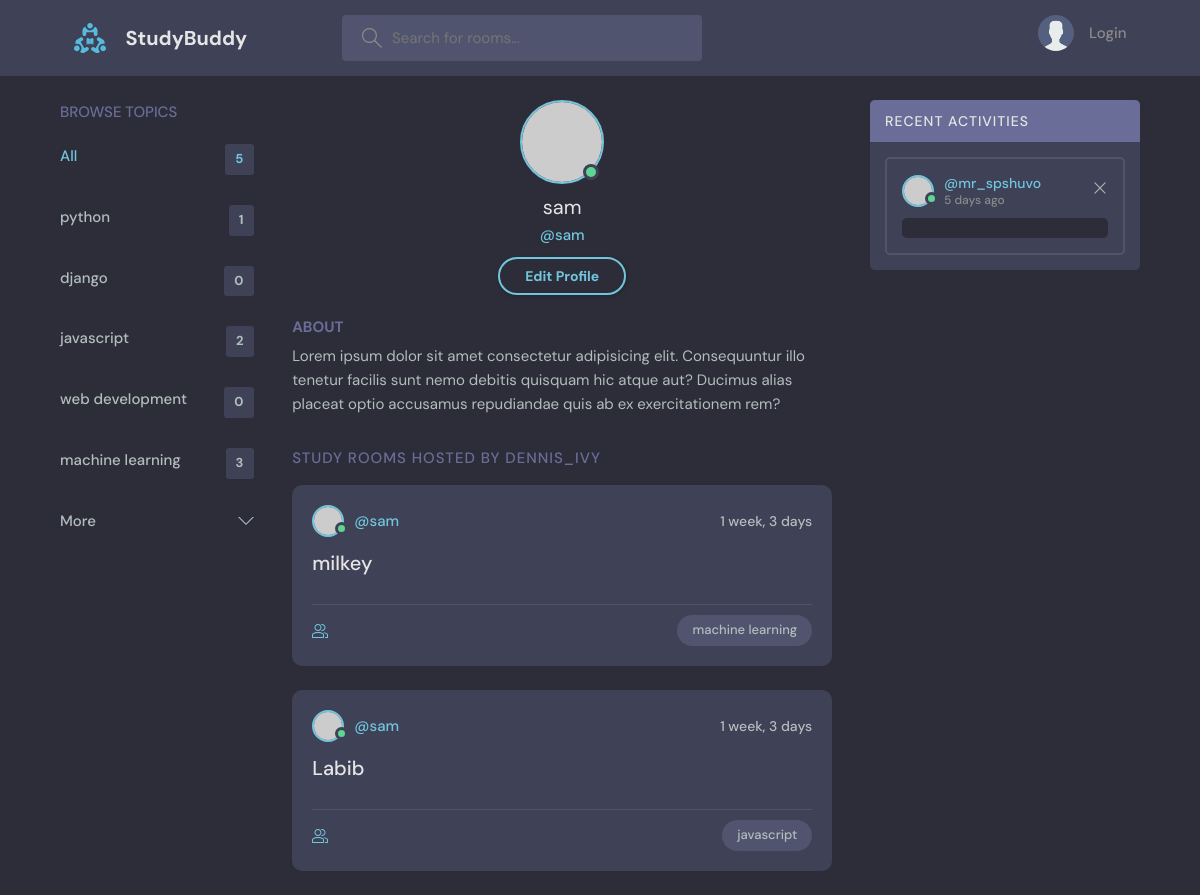
The app's page /profile/2/ with its own data.
### polls/models.py (models this page shows, shortened)
class Topic(models.Model):
    name = models.CharField(max_length=200)

class Room(models.Model):
    host = models.ForeignKey(User, on_delete=models.SET_NULL, null=True)
    topic = models.ForeignKey(Topic, on_delete=models.SET_NULL, null=True)
    name = models.CharField(max_length=200)
    description = models.TextField(null=True, blank=True)
    particpents = models.ManyToManyField(User, 'participents', blank=True)
    updated = models.DateTimeField(auto_now=True)
    created = models.DateTimeField(auto_now_add=True)
    class Meta:
        ordering = ['-updated', '-created']

### polls/views.py (the view)
# urls.py: path('profile/<str:pk>/', views.userProfile, name='user-profile'),
def userProfile(request, pk):
    user=User.objects.get(id=pk)
    rooms=user.room_set.all()
    room_massages=user.massage_set.all()
    topics=Topic.objects.all()
    context={'user':user, 'rooms':rooms ,'room_massages':room_massages ,'topics':topics}
    return render(request, 'polls/profile.html', context)

### polls/templates/polls/profile.html
{% extends 'main.html'%}
{% block content %}
  <main class="profile-page layout layout--3">
    <div class="container">
      {% include 'polls/topic_component.html'%}
      <div class="roomList">
        <div class="profile">
          <div class="profile__avatar">
            <div class="avatar avatar--large active">
              <img src="https://randomuser.me/api/portraits/men/11.jpg" />
            </div>
          </div>
          <div class="profile__info">
            <h3>{{user.username}}</h3>
            <p>@{{user.username}}</p>
            <a href="edit-user.html" class="btn btn--main btn--pill">Edit Profile</a>
          </div>
          <div class="profile__about">
            <h3>About</h3>
            <p>
              Lorem ipsum dolor sit amet consectetur adipisicing elit. Consequuntur illo tenetur
              facilis sunt nemo debitis quisquam hic atque aut? Ducimus alias placeat optio
              accusamus repudiandae quis ab ex exercitationem rem?
            </p>
          </div>
        </div>
        <div class="roomList__header">
          <div>
            <h2>Study Rooms Hosted by dennis_ivy</a>
            </h2>
          </div>
        </div>
        {% include 'polls/feed-component.html' %}
      </div>
      {% include 'polls/activity_component.html'%}
    </div>
  </main>
</body>
{% endblock content %}

### polls/templates/polls/topic_component.html
<div class="topics">
    <div class="topics__header">
      <h2>Browse Topics</h2>
    </div>
    <ul class="topics__list">
      <li>
        <a href="{% url 'index'%}" class="active">All <span>{{topics.count}}</span></a>
      </li>
      {% for topic in topics %}
      <li>
        <a href="{% url 'index'%}?q={{topic.name}}">{{topic.name}}<span>{{topic.room_set.count}}</span></a>
        {% endfor %}
    <a class="btn btn--link" href="topics.html">
      More
      <svg
        version="1.1"
        xmlns="http://www.w3.org/2000/svg"
        width="32"
        height="32"
        viewBox="0 0 32 32"
      >
        <title>chevron-down</title>
        <path d="M16 21l-13-13h-3l16 16 16-16h-3l-13 13z"></path>
      </svg>
    </a>
  </div>

### polls/templates/polls/feed-component.html (shortened to what this page needs)
 {% for room in rooms %}
<div class="roomListRoom">
  <div class="roomListRoom__header">
    <a href="{%url 'user-profile' room.host.id %}" class="roomListRoom__author">
      <div class="avatar avatar--small active">
        <img src="https://randomuser.me/api/portraits/men/11.jpg" />
      </div>
      <span>@{{room.host.username}}</span>
    </a>
    <div class="roomListRoom__actions">
      <span>{{room.created|timesince}}</span>
    </div>
  </div>
  <div class="roomListRoom__content">
    <a href="{% url 'room' room.id %}">{{room.name}}</a>
  </div>
  <div class="roomListRoom__meta">
    <a href="{% url 'room' room.id %}" class="roomListRoom__joined">
    </a>
    <p class="roomListRoom__topic">{{room.topic.name}}</p>
  </div>
</div>
{% endfor %}

### records on screen
Topic: name "python", room_set.count "1"
Topic: name "django", room_set.count "0"
Topic: name "javascript", room_set.count "2"
Topic: name "web development", room_set.count "0"
Topic: name "machine learning", room_set.count "3"
Room: host.username "sam", created "1 week, 3 days", name "milkey", topic.name "machine learning"
Room: host.username "sam", created "1 week, 3 days", name "Labib", topic.name "javascript"

### other values on screen
{{ topics.count }} "5"
{{ user.username }} "sam"
